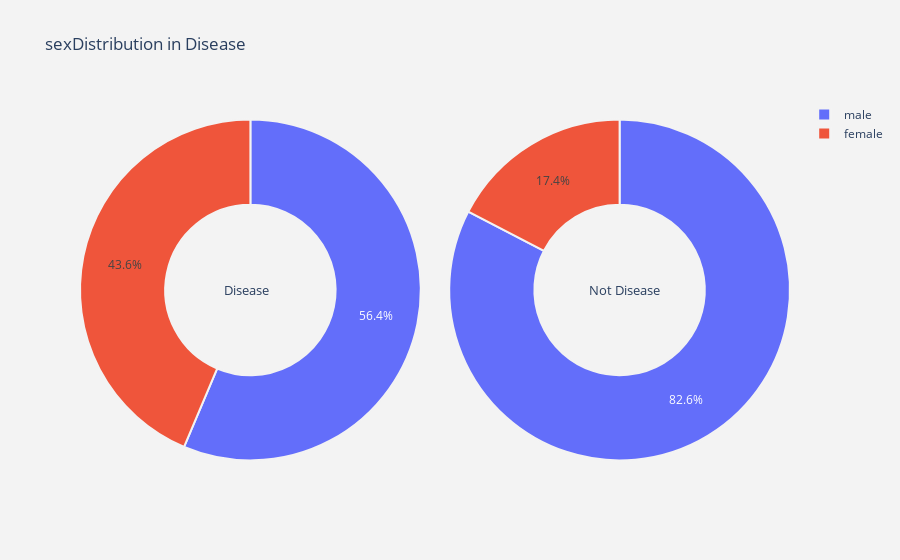
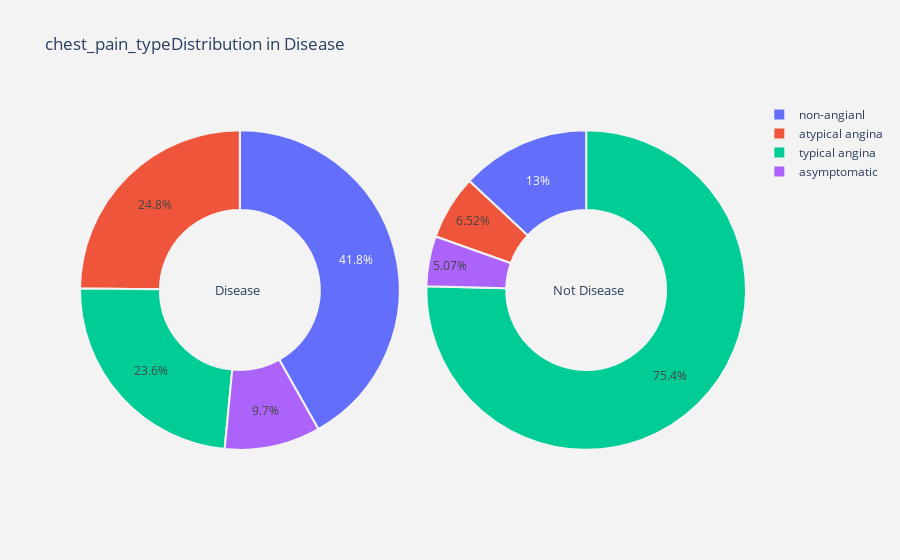
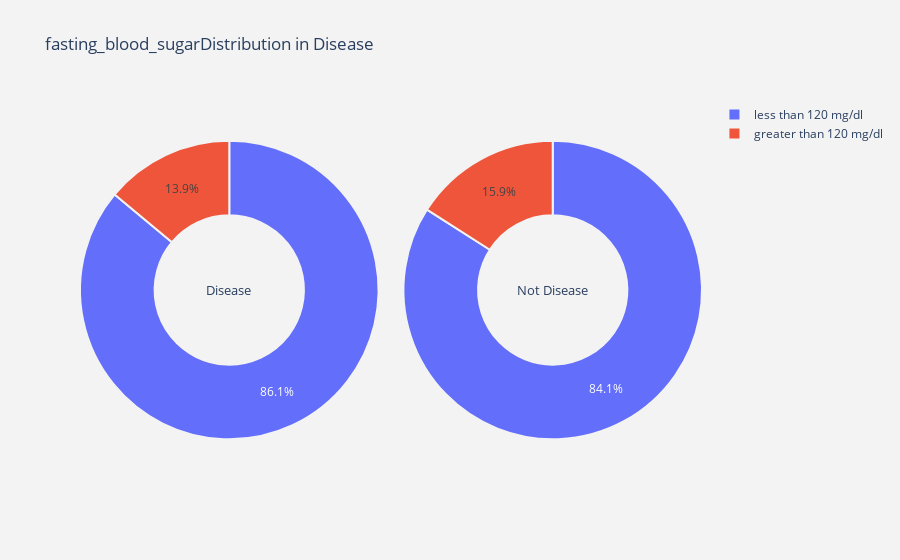
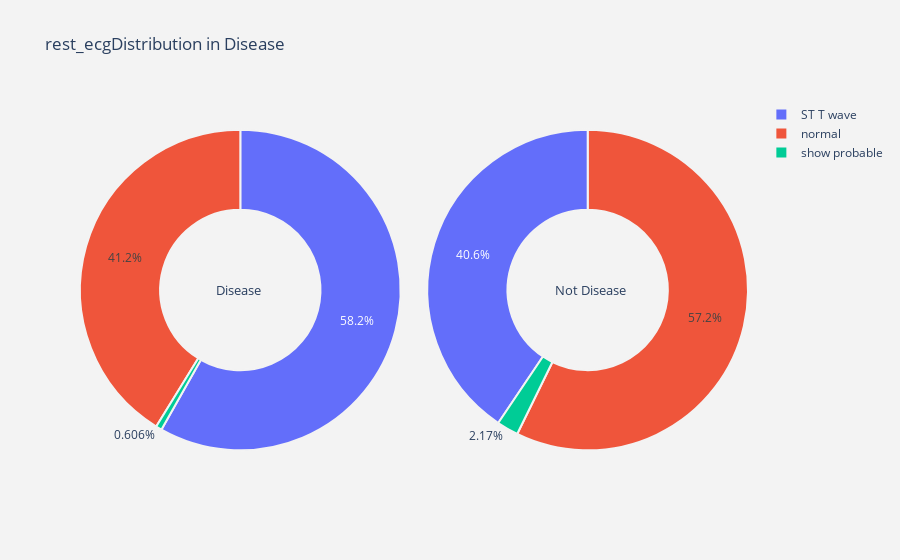

The cell these charts' notebook holds for them, in order:
### Code cell
# for all categorical columns plot pie
for i in cat_cols:
    plot_pie(i)

### Figure 1 — Plotly figure (JSON) as saved in the notebook; plotly's stock layout.template omitted (floating-point values rounded to 4 significant figures)
{"data": [{"domain": {"x": [0, 0.48]}, "hole": 0.5, "hoverinfo": "label+percent+name", "labels": ["male", "female"], "marker": {"line": {"color": "rgb(243,243,243)", "width": 2}}, "name": "Disease", "type": "pie", "values": [93, 72]}, {"domain": {"x": [0.52, 1]}, "hole": 0.5, "hoverinfo": "label+percent+name", "labels": ["male", "female"], "marker": {"line": {"color": "rgb(243,243,243)", "width": 2}}, "name": "Not Disease", "type": "pie", "values": [114, 24]}], "layout": {"annotations": [{"font": {"size": 13}, "showarrow": false, "text": "Disease", "x": 0.2, "y": 0.5}, {"font": {"size": 13}, "showarrow": false, "text": "Not Disease", "x": 0.82, "y": 0.5}], "paper_bgcolor": "rgb(243,243,243)", "plot_bgcolor": "rgb(243,243,243)", "title": {"text": "sexDistribution in Disease"}}}

### Figure 2 — Plotly figure (JSON) as saved in the notebook; plotly's stock layout.template omitted (floating-point values rounded to 4 significant figures)
{"data": [{"domain": {"x": [0, 0.48]}, "hole": 0.5, "hoverinfo": "label+percent+name", "labels": ["non-angianl", "atypical angina", "typical angina", "asymptomatic"], "marker": {"line": {"color": "rgb(243,243,243)", "width": 2}}, "name": "Disease", "type": "pie", "values": [69, 41, 39, 16]}, {"domain": {"x": [0.52, 1]}, "hole": 0.5, "hoverinfo": "label+percent+name", "labels": ["typical angina", "non-angianl", "atypical angina", "asymptomatic"], "marker": {"line": {"color": "rgb(243,243,243)", "width": 2}}, "name": "Not Disease", "type": "pie", "values": [104, 18, 9, 7]}], "layout": {"annotations": [{"font": {"size": 13}, "showarrow": false, "text": "Disease", "x": 0.2, "y": 0.5}, {"font": {"size": 13}, "showarrow": false, "text": "Not Disease", "x": 0.82, "y": 0.5}], "paper_bgcolor": "rgb(243,243,243)", "plot_bgcolor": "rgb(243,243,243)", "title": {"text": "chest_pain_typeDistribution in Disease"}}}

### Figure 3 — Plotly figure (JSON) as saved in the notebook; plotly's stock layout.template omitted (floating-point values rounded to 4 significant figures)
{"data": [{"domain": {"x": [0, 0.48]}, "hole": 0.5, "hoverinfo": "label+percent+name", "labels": ["less than 120 mg/dl", "greater than 120 mg/dl"], "marker": {"line": {"color": "rgb(243,243,243)", "width": 2}}, "name": "Disease", "type": "pie", "values": [142, 23]}, {"domain": {"x": [0.52, 1]}, "hole": 0.5, "hoverinfo": "label+percent+name", "labels": ["less than 120 mg/dl", "greater than 120 mg/dl"], "marker": {"line": {"color": "rgb(243,243,243)", "width": 2}}, "name": "Not Disease", "type": "pie", "values": [116, 22]}], "layout": {"annotations": [{"font": {"size": 13}, "showarrow": false, "text": "Disease", "x": 0.2, "y": 0.5}, {"font": {"size": 13}, "showarrow": false, "text": "Not Disease", "x": 0.82, "y": 0.5}], "paper_bgcolor": "rgb(243,243,243)", "plot_bgcolor": "rgb(243,243,243)", "title": {"text": "fasting_blood_sugarDistribution in Disease"}}}

### Figure 4 — Plotly figure (JSON) as saved in the notebook; plotly's stock layout.template omitted (floating-point values rounded to 4 significant figures)
{"data": [{"domain": {"x": [0, 0.48]}, "hole": 0.5, "hoverinfo": "label+percent+name", "labels": ["ST T wave", "normal", "show probable"], "marker": {"line": {"color": "rgb(243,243,243)", "width": 2}}, "name": "Disease", "type": "pie", "values": [96, 68, 1]}, {"domain": {"x": [0.52, 1]}, "hole": 0.5, "hoverinfo": "label+percent+name", "labels": ["normal", "ST T wave", "show probable"], "marker": {"line": {"color": "rgb(243,243,243)", "width": 2}}, "name": "Not Disease", "type": "pie", "values": [79, 56, 3]}], "layout": {"annotations": [{"font": {"size": 13}, "showarrow": false, "text": "Disease", "x": 0.2, "y": 0.5}, {"font": {"size": 13}, "showarrow": false, "text": "Not Disease", "x": 0.82, "y": 0.5}], "paper_bgcolor": "rgb(243,243,243)", "plot_bgcolor": "rgb(243,243,243)", "title": {"text": "rest_ecgDistribution in Disease"}}}
